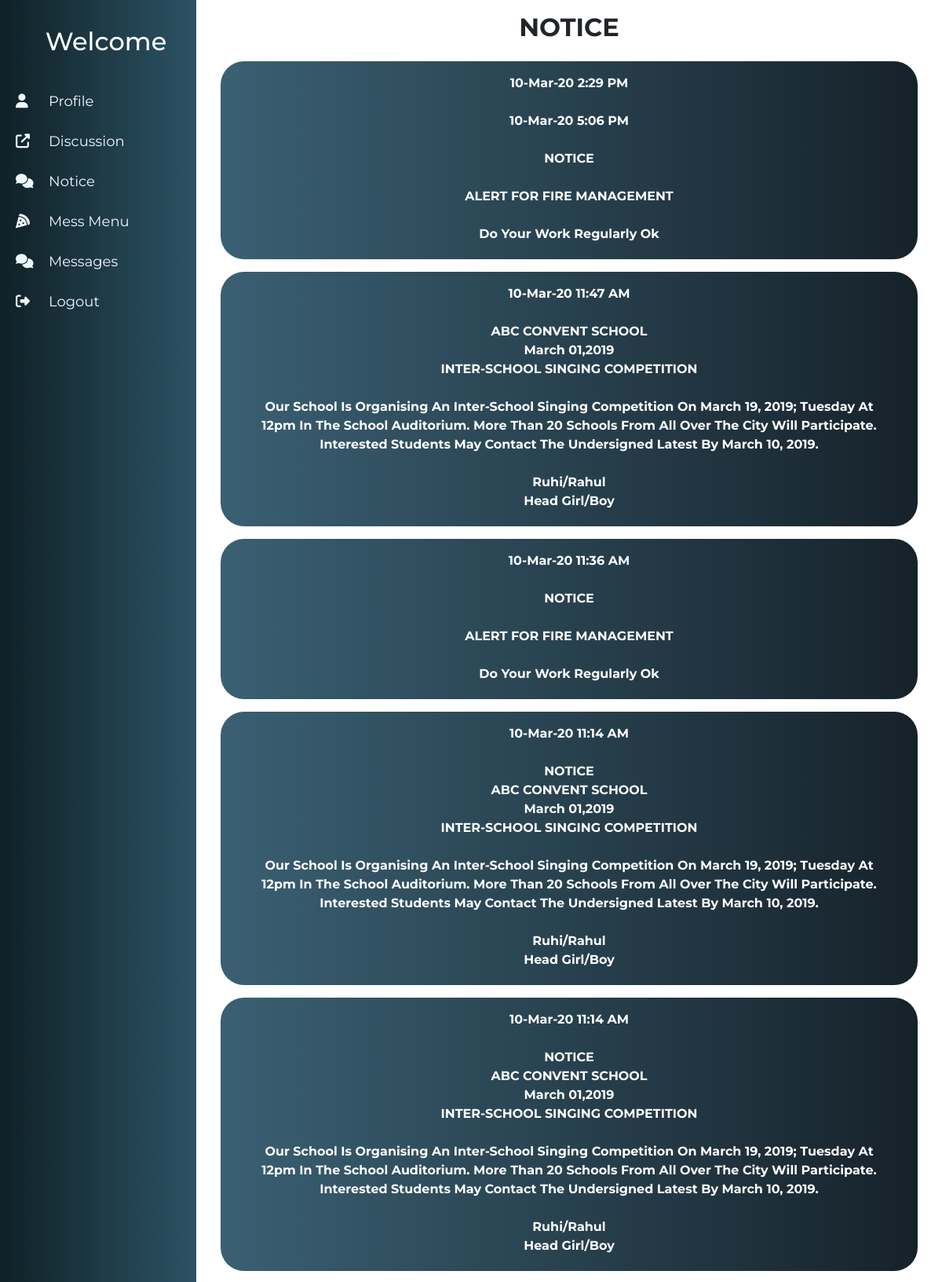
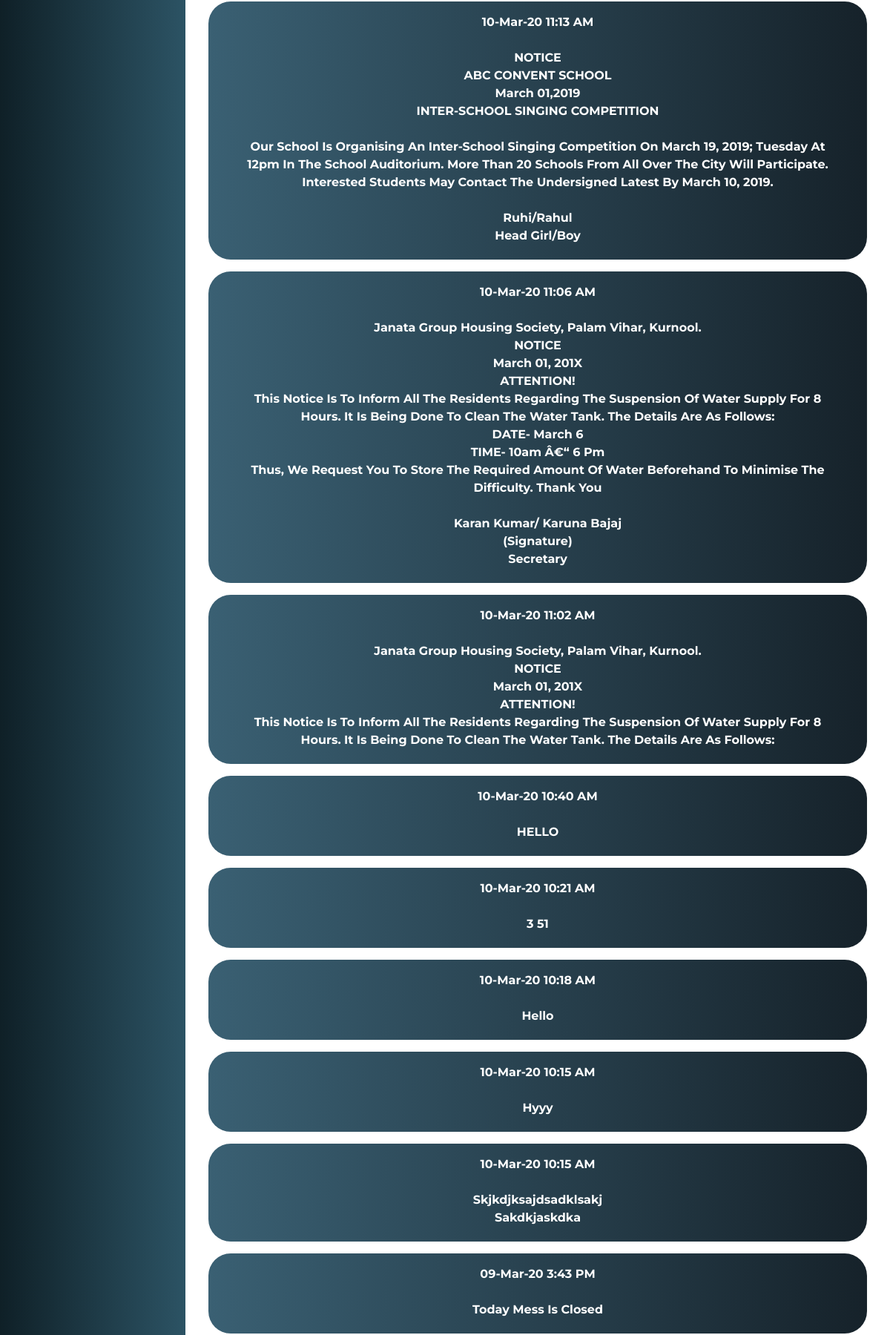
The page /SecondHome/student/notice.php (upper part) on the database its author committed (2 pictures, top to bottom).
### tables this page shows
CREATE TABLE `notice` (
  `noticeid` int(11) NOT NULL,
  `message` mediumtext NOT NULL,
  `time` timestamp NULL DEFAULT CURRENT_TIMESTAMP ON UPDATE CURRENT_TIMESTAMP
);

### SecondHome/student/notice.php (the view, shortened to what this page needs)
<?php
include_once('../include/dataconnect.php');
include('nav.php');
 ?>
<div id="content-wrapper">
  <h2 class="text-center my-3 font-weight-bold">NOTICE</h2>
  <div class="container">
      <div class="row">
  <?php
$s=mysqli_query($conn,"SELECT * FROM notice ORDER BY noticeid DESC ");
while($row = mysqli_fetch_array($s)) {
  ?>
        <div class="col-md-12">
          <div class="notice my-2 pt-3 pb-1 text-capitalize text-white font-weight-bold text-center px-5">
                    <p class="text-center font-weight-bold "><?php
                       $time= date( 'd-M-y g:i A', strtotime($row['time']));
                        echo $time;
                        echo '<br><br>';
                     $msg = nl2br($row['message']);
                      echo $msg;
              ?>
          </div>
        </div>
    <?php
}
?>
 </div>
    </div>
</div>

### SecondHome/student/navstyle.css (style rules this page uses)
* { font-family: 'Montserrat', sans-serif; padding: 0; margin: 0; box-sizing: border-box; }
#content-wrapper { transition: margin-left 0.5s; padding: 16px; margin-left: 60px; padding-top: 0px; }

### SecondHome/student/notice.php (style rules this page uses)
.notice { border-radius: 30px; background: #16222A; background: -webkit-linear-gradient(to right, #3A6073, #16222A); background: linear-gradient(to right, #3A6073, #16222A); }

### rows shown on the page
notice: time "10-Mar-20 2:29 PM", message "10-Mar-20 5:06 PM NOTICE ALERT FOR FIRE MANAGEMENT Do Your Work Regularly Ok"
notice: time "10-Mar-20 11:47 AM", message "ABC CONVENT SCHOOL March 01,2019 INTER-SCHOOL SINGING COMPETITION Our School Is Organising An Inter-School Singing Competition On March 19, 2019; Tuesday At 12pm In The School Auditorium. More Than 20 Schools From All Over The City Will Participate. Interested Students May Contact The Undersigned Latest By March 10, 2019. Ruhi/Rahul Head Girl/Boy"
notice: time "10-Mar-20 11:36 AM", message "NOTICE ALERT FOR FIRE MANAGEMENT Do Your Work Regularly Ok"
notice: time "10-Mar-20 11:14 AM", message "NOTICE ABC CONVENT SCHOOL March 01,2019 INTER-SCHOOL SINGING COMPETITION Our School Is Organising An Inter-School Singing Competition On March 19, 2019; Tuesday At 12pm In The School Auditorium. More Than 20 Schools From All Over The City Will Participate. Interested Students May Contact The Undersigned Latest By March 10, 2019. Ruhi/Rahul Head Girl/Boy"
notice: time "10-Mar-20 11:14 AM", message "NOTICE ABC CONVENT SCHOOL March 01,2019 INTER-SCHOOL SINGING COMPETITION Our School Is Organising An Inter-School Singing Competition On March 19, 2019; Tuesday At 12pm In The School Auditorium. More Than 20 Schools From All Over The City Will Participate. Interested Students May Contact The Undersigned Latest By March 10, 2019. Ruhi/Rahul Head Girl/Boy"
notice: time "10-Mar-20 11:13 AM", message "NOTICE ABC CONVENT SCHOOL March 01,2019 INTER-SCHOOL SINGING COMPETITION Our School Is Organising An Inter-School Singing Competition On March 19, 2019; Tuesday At 12pm In The School Auditorium. More Than 20 Schools From All Over The City Will Participate. Interested Students May Contact The Undersigned Latest By March 10, 2019. Ruhi/Rahul Head Girl/Boy"
notice: time "10-Mar-20 11:06 AM", message "Janata Group Housing Society, Palam Vihar, Kurnool. NOTICE March 01, 201X ATTENTION! This Notice Is To Inform All The Residents Regarding The Suspension Of Water Supply For 8 Hours. It Is Being Done To Clean The Water Tank. The Details Are As Follows: DATE- March 6 TIME- 10am Â€“ 6 Pm Thus, We Request You To Store The Required Amount Of Water Beforehand To Minimise The Difficulty. Thank You Karan Kumar/ Karuna Bajaj (Signature) Secretary"
notice: time "10-Mar-20 11:02 AM", message "Janata Group Housing Society, Palam Vihar, Kurnool. NOTICE March 01, 201X ATTENTION! This Notice Is To Inform All The Residents Regarding The Suspension Of Water Supply For 8 Hours. It Is Being Done To Clean The Water Tank. The Details Are As Follows:"
notice: time "10-Mar-20 10:40 AM", message "HELLO"
notice: time "10-Mar-20 10:21 AM", message "3 51"
notice: time "10-Mar-20 10:18 AM", message "Hello"
notice: time "10-Mar-20 10:15 AM", message "Hyyy"
notice: time "10-Mar-20 10:15 AM", message "Skjkdjksajdsadklsakj Sakdkjaskdka"
notice: time "09-Mar-20 3:43 PM", message "Today Mess Is Closed"
